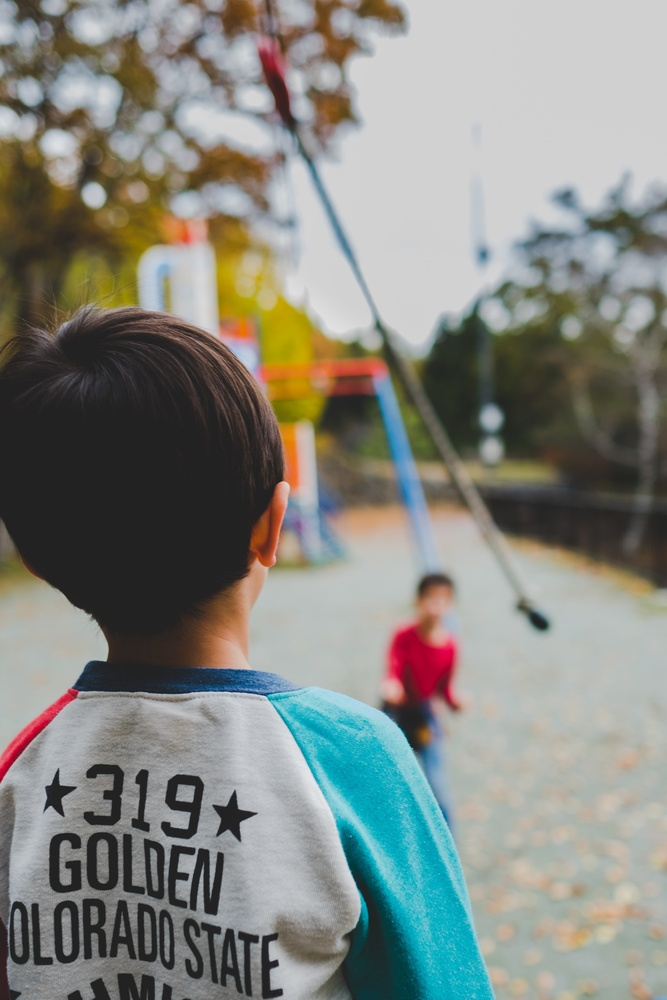
#> input picture Q1/Octree/input.jpg, 667 x 1000 px, shrunk from 3573 x 5359 before the run
$ python octree.py
#> lines starting #> are read from the running program, lines starting #| are printed output that depends on the picture
#> the answer given: 3
from PIL import Image  #1
def octree_quantize_image(input_path,output_path,maxcolors):  #2
#> called with input_path = 'input.jpg', output_path = 'out.png', maxcolors = 3
    img=Image.open(input_path).convert('RGB')  #3
#> img is the input picture: PIL image 667x1000 RGB; mean R, G, B 132.4, 134.9, 128.3
    print(f"Quantizing image to max {maxcolors} colors using FASTOCTREE method...")  #4
    quantized_img=img.quantize(colors=maxcolors,method=Image.Quantize.FASTOCTREE)  #5
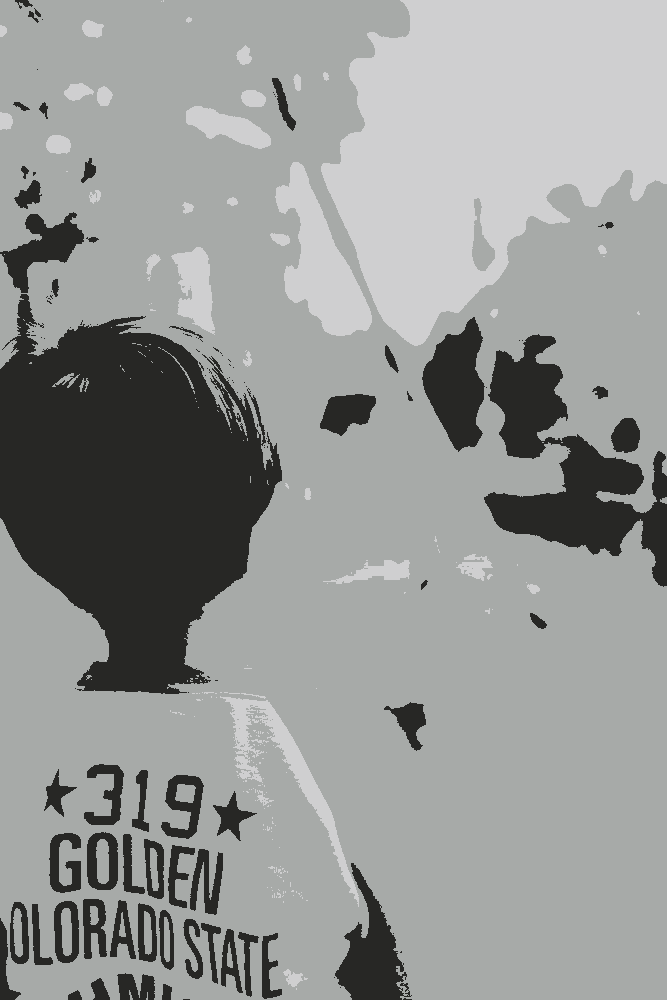
#> quantized_img: PIL image 667x1000 P; mean R, G, B 148.7, 150.6, 149.1
    quantized_img.save(output_path)  #6
    print(f"Quantized image saved to: {output_path}")  #7
maxcolors=int(input("Enter maximum number of colors (e.g., 256): "))  #8
octree_quantize_image("input.jpg","out.png",maxcolors)  #9
#1  Import the PIL Image class so Python can load and manipulate images.
#2  Define a function that performs Octree color quantization.
#3  Open the input image and convert it to RGB mode.
#4  Print a message showing the number of colors requested.
#5  Apply Pillow's FASTOCTREE quantization method to reduce the colors.
#6  Save the quantized (palette-based) image to the output path.
#7  Print confirmation that the output file has been saved.
#8  Ask the user to input the number of colors to reduce the image to.
#9  Call the quantization function using the provided values.
